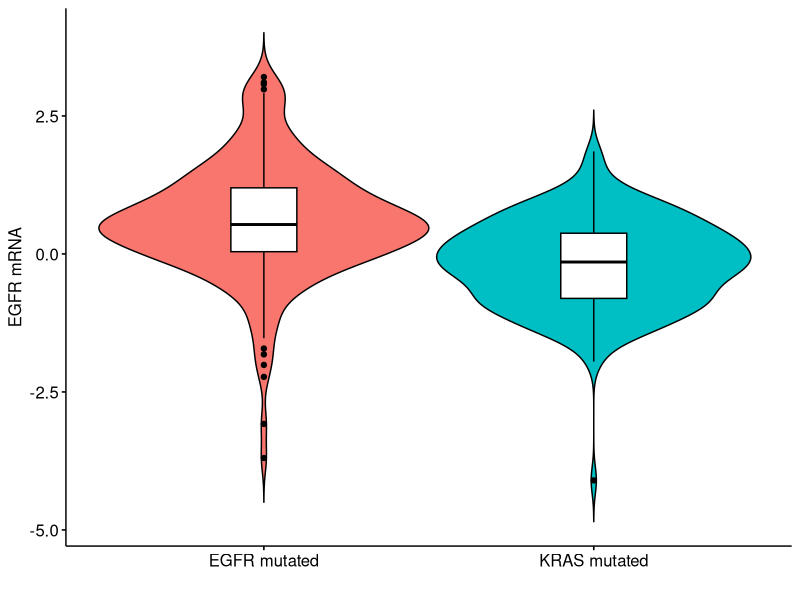
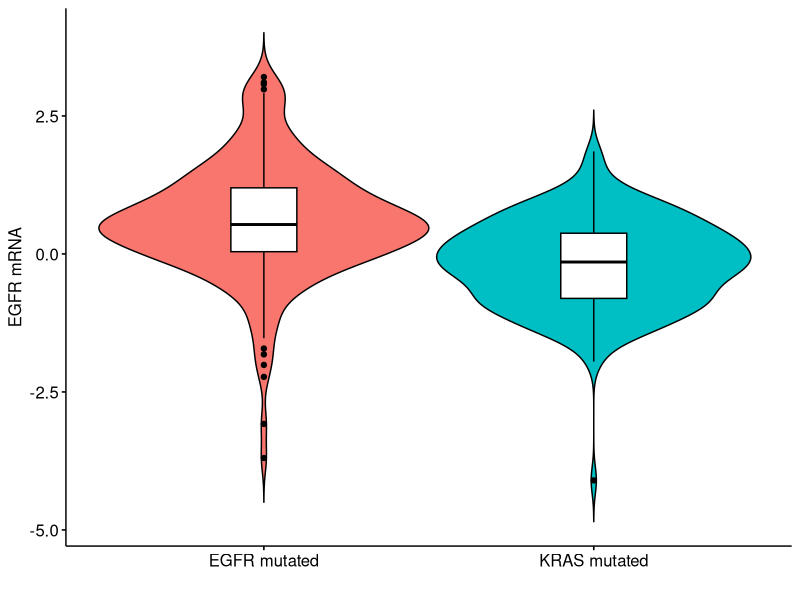

These charts were generated, in order, by the following R code: (Note: this script raises an error after producing the figures.)
# Attach requirement packages and setting WD -----------------------------------
packages_names <-
  c(
    "tidyverse",
    "data.table",
    "readxl",
    "reshape2",
    "rstudioapi",
    "caTools",
    "car",
    "quantmod",
    "MASS",
    "corrplot",
    "janitor",
    "nortest",
    "survminer",
    "survival",
    "broom",
    "forestplot"
  )

lapply(packages_names, require, character.only = TRUE)

setwd(dirname(getActiveDocumentContext()$path))

rename <- dplyr::rename
select <- dplyr::select
filter <- dplyr::filter
group_by <- dplyr::group_by
mutate <- dplyr::mutate


# Reading data
merged_data <-
  fread("Merged annotated data AURKA, KRAS, TP53, EGFR.csv") %>%
  as_tibble()

# Figure A -------------------------------------------------------
processed_rna_data <- merged_data %>%
  filter(EGFR != KRAS) %>%
  select(EGFR_rna_exp, EGFR, KRAS) %>%
  pivot_longer(
    cols = c("EGFR", "KRAS"),
    names_to = "gene",
    values_to = "impact"
  ) %>%
  filter(impact != "WT") %>%
  select(-impact) %>%
  mutate(gene = as.factor(gene))

processed_rna_data %>%
  ggviolin(
    y = "EGFR_rna_exp",
    x = "gene",
    fill = "gene",
    add = "boxplot",
    add.params = list(fill = "white")
  ) +
  theme(legend.position = "none") +
  ylab("EGFR mRNA") +
  xlab("") +
  scale_x_discrete(labels = c("EGFR" = "EGFR mutated", "KRAS" = "KRAS mutated"))
# stat_compare_means(method = "wilcox.test",
#                    label.y = 4.5,
#                    label.x = 1.3)

ggsave(
  "Paper Figures/Fig 1A.png",
  dpi = 400,
  height = 5,
  width = 5,
  units = "in"
)

# Statistics
EGFR_only_EGFR_rna_exp <-
  filter(processed_rna_data, gene == "EGFR")$EGFR_rna_exp
KRAS_only_EGFR_rna_exp <-
  filter(processed_rna_data, gene == "KRAS")$EGFR_rna_exp

# Check for normality
ad.test(EGFR_only_EGFR_rna_exp)
ad.test(KRAS_only_EGFR_rna_exp)

# Compute variance for t.test
var(EGFR_only_EGFR_rna_exp)
# 0.9
var(KRAS_only_EGFR_rna_exp)
# 1

ks.test(EGFR_only_EGFR_rna_exp, KRAS_only_EGFR_rna_exp)
t.test(EGFR_only_EGFR_rna_exp, KRAS_only_EGFR_rna_exp)


# Figure B -------------------------------------------------
processed_protein_data <- merged_data %>%
  filter(EGFR != KRAS) %>%
  select(EGFR_protein_exp, EGFR, KRAS) %>%
  pivot_longer(
    cols = c("EGFR", "KRAS"),
    names_to = "gene",
    values_to = "impact"
  ) %>%
  filter(impact != "WT") %>%
  select(-impact) %>%
  mutate(gene = as.factor(gene))

processed_protein_data %>%
  ggviolin(
    y = "EGFR_protein_exp",
    x = "gene",
    fill = "gene",
    add = "boxplot",
    add.params = list(fill = "white")
  ) +
  theme(legend.position = "none") +
  ylab("EGFR protein") +
  xlab("") +
  scale_x_discrete(labels = c("EGFR" = "EGFR mutated", "KRAS" = "KRAS mutated"))
# stat_compare_means(method = "wilcox.test",
#                    label.y = 4.5,
#                    label.x = 1.3)

ggsave(
  "Paper Figures/Fig 1B.png",
  dpi = 400,
  height = 5,
  width = 5,
  units = "in"
)

# Statistics
EGFR_only_EGFR_protein_exp <-
  filter(processed_protein_data, gene == "EGFR")$EGFR_protein_exp
KRAS_only_EGFR_protein_exp <-
  filter(processed_protein_data, gene == "KRAS")$EGFR_protein_exp

# Check for normality
ad.test(EGFR_only_EGFR_protein_exp)
ad.test(KRAS_only_EGFR_protein_exp)

# Compute variance for t.test
var(EGFR_only_EGFR_protein_exp, na.rm = T)
# 0.9
var(KRAS_only_EGFR_protein_exp, na.rm = T)
# 1

ks.test(EGFR_only_EGFR_protein_exp, KRAS_only_EGFR_protein_exp)
t.test(EGFR_only_EGFR_protein_exp, KRAS_only_EGFR_protein_exp)
# Figure C --------------------------------------------------------------------
processed_rna_data <- merged_data %>%
  filter(EGFR != KRAS) %>%
  select(AURKA_rna_exp, EGFR, KRAS) %>%
  pivot_longer(
    cols = c("EGFR", "KRAS"),
    names_to = "gene",
    values_to = "impact"
  ) %>%
  filter(impact != "WT") %>%
  select(-impact) %>%
  mutate(gene = as.factor(gene))

processed_rna_data %>%
  ggviolin(
    y = "AURKA_rna_exp",
    x = "gene",
    fill = "gene",
    add = "boxplot",
    add.params = list(fill = "white")
  ) +
  theme(legend.position = "none") +
  ylab("AURKA mRNA") +
  xlab("") +
  scale_x_discrete(labels = c("EGFR" = "EGFR mutated", "KRAS" = "KRAS mutated"))
# stat_compare_means(method = "wilcox.test",
#                    label.y = 4.5,
#                    label.x = 1.3)

ggsave(
  "Paper Figures/Fig 1C.png",
  dpi = 400,
  height = 5,
  width = 5,
  units = "in"
)

# Statistics
EGFR_only_AURKA_rna_exp <-
  filter(processed_rna_data, gene == "EGFR")$AURKA_rna_exp
KRAS_only_AURKA_rna_exp <-
  filter(processed_rna_data, gene == "KRAS")$AURKA_rna_exp

# Check for normality
ad.test(EGFR_only_AURKA_rna_exp)
ad.test(KRAS_only_AURKA_rna_exp)

# Compute variance for t.test
var(EGFR_only_AURKA_rna_exp)
# 0.9
var(KRAS_only_AURKA_rna_exp)
# 1

ks.test(EGFR_only_AURKA_rna_exp, KRAS_only_AURKA_rna_exp)
t.test(EGFR_only_AURKA_rna_exp, KRAS_only_AURKA_rna_exp)


# Figure D ---------------------------------------------------
processed_cna_data_discrete_tp53 <- merged_data %>%
  filter(EGFR != KRAS, !is.na(AURKA_cna)) %>%
  select(AURKA_cna, EGFR, KRAS, TP53) %>%
  pivot_longer(
    cols = c("EGFR", "KRAS"),
    names_to = "gene",
    values_to = "impact"
  ) %>%
  filter(impact != "WT") %>%
  select(-impact) %>%
  mutate(
    gene = paste("TP53", TP53, gene, "MUT", sep = "_"),
    gene = as.factor(gene),
    AURKA_cna = as.factor(AURKA_cna)
  ) %>%
  select(-TP53) %>%
  group_by(AURKA_cna, gene) %>%
  summarise(count = n()) %>%
  mutate(
    AURKA = fct_recode(
      AURKA_cna,
      "Shallow Deletion" = "-1",
      "Diploid" = "0",
      "Gain" = "1",
      "Amplification" = "2"
    )
  ) %>%
  ungroup() %>%
  group_by(gene) %>%
  reframe(proportion = count / sum(count),
          AURKA = AURKA,
          count = count)

processed_cna_data_discrete_tp53 %>%
  mutate(AURKA = fct_relevel(AURKA, "Amplification", "Gain", "Diploid", "Shallow Deletion")) %>%
  ggplot(aes(
    x = gene,
    y = proportion,
    fill = AURKA,
    label = count
  )) +
  geom_col(position = "fill",
           width = .5,
           colour = "black") +
  theme_minimal() +
  xlab("Genomic Variation") +
  ylab("Relative Frequency") +
  geom_text(position = position_stack(vjust = 0.5), size = 4) +
  coord_flip() +
  scale_fill_brewer(palette = "Pastel1") +
  theme(
    legend.position = "top",
    legend.title = element_blank(),
    axis.text = element_text(size = 15, colour = "black"),
    axis.title = element_text(size = 15, colour = "black"),
    legend.text = element_text(size = 15, colour = "black"),
    panel.grid.major = element_line(colour = "gray40"),
    panel.grid.minor = element_line(colour = "gray40")
  ) +
  guides(fill = guide_legend(reverse = TRUE))

ggsave(
  "Paper Figures/Fig 1D.png",
  dpi = 400,
  height = 5,
  width = 13,
  units = "in"
)

# Statistics
EGFR_only_AURKA_CNA <-
  filter(processed_cna_data_discrete_tp53, gene == "EGFR")$count
KRAS_only_AURKA_CNA <-
  filter(processed_cna_data_discrete_tp53, gene == "KRAS")$count

fisher.test(matrix(
  c(EGFR_only_AURKA_CNA, KRAS_only_AURKA_CNA),
  byrow = T,
  nrow = 2
))

# Run a proportions test for each pair of proportions
# test_df <- processed_cna_data_discrete_tp53 %>%
#   select(-proportion) %>%
#   pivot_wider(names_from = gene, values_from = count)
#
# for (i in 1:4) {
#   for (j in 1:3) {
#     test_result <- prop.test(c(as.numeric(test_df[i, j + 1]), as.numeric(test_df[i, j + 2])),
#                              c(sum(test_df[, j + 1]), sum(test_df[, j + 2])))
#     if (test_result$p.value < 0.05) {
#       print(test_df[i, j])
#       print(test_df[i, j + 1])
#       print(test_result)
#     }
#   }
# }



# NEW way
statistics <- processed_cna_data_discrete_tp53 %>%
  mutate(AURKA = str_replace(AURKA, "Amplification", "Gain")) %>%
  mutate(AURKA = as.factor(AURKA)) %>%
  group_by(gene, AURKA) %>%
  reframe(gene = gene, count = sum(count)) %>%
  distinct() %>%
  group_by(gene) %>%
  reframe(sum = sum(count),
          count = count,
          AURKA = AURKA) %>%
  group_by(AURKA) %>%
  filter(AURKA == "Gain")

i_ext <- c()
for (i in 1:3) {
  i_ext <- c(1:4)[which(c(1:4) > i)]
  for (k in i_ext) {
    print(c(i, k))
    print(prop.test(
      c(statistics$count[i], statistics$count[k]),
      c(statistics$sum[i], statistics$sum[k])
    )$p.value)
  }
}


# Figure E --------------------------------------------------------------------
processed_rna_data_tp53 <- merged_data %>%
  filter(EGFR != KRAS) %>%
  select(EGFR, TP53, KRAS, AURKA_rna_exp) %>%
  mutate(
    EGFR_only = ifelse(EGFR == "ALT" & KRAS == "WT", "ALT", "WT"),
    KRAS_only = ifelse(KRAS == "ALT" & EGFR == "WT", "ALT", "WT"),
    across(
      !AURKA_rna_exp,
      .fns = function(x) {
        as.factor(x)
      }
    )
  ) %>%
  pivot_longer(cols = contains("only"),
               names_to = "subgroup",
               values_to = "alteration") %>%
  filter(!alteration == "WT")

# processed_rna_data_tp53 %>%
#   ggplot(aes(
#     y = AURKA_rna_exp,
#     fill = subgroup,
#     x = subgroup,
#     col = TP53
#   )) +
#   geom_violin(show.legend = F) +
#   geom_boxplot(width = .2, position = position_dodge(.9)) +
#   scale_color_manual(values = c("ALT" = "gray80", "WT" = "black")) +
#   theme_classic()

my_comparisons <- list(c("EGFR_only", "KRAS_only"))

processed_rna_data_tp53 %>%
  ggviolin(
    y = "AURKA_rna_exp",
    x = "subgroup",
    col = "TP53",
    fill = "subgroup",
    add = "boxplot",
    add.params = list(fill = "white")
  ) +
  theme(legend.position = "top") +
  # stat_compare_means(
  #   method = "wilcox.test",
  #   label.y = 4.5,
  #   label.x = 1.3,
  #   paired = T
  # ) +
  scale_color_manual(values = c("ALT" = "gray80", "WT" = "black")) +
  ylab("AURKA mRNA") +
  xlab("") +
  scale_x_discrete(labels = c("EGFR_only" = "EGFR mutated", "KRAS_only" = "KRAS mutated"))

ggsave(
  "Paper Figures/Fig 1E.png",
  dpi = 400,
  height = 5,
  width = 5,
  units = "in"
)

# Statistics
EGFR_only_TP53_mut_AURKA_rna_exp <-
  filter(processed_rna_data_tp53, EGFR == "ALT", TP53 == "ALT")$AURKA_rna_exp
EGFR_only_TP53_wt_AURKA_rna_exp <-
  filter(processed_rna_data_tp53, EGFR == "ALT", TP53 == "WT")$AURKA_rna_exp

KRAS_only_TP53_mut_AURKA_rna_exp <-
  filter(processed_rna_data_tp53, KRAS == "ALT", TP53 == "ALT")$AURKA_rna_exp
KRAS_only_TP53_wt_AURKA_rna_exp <-
  filter(processed_rna_data_tp53, KRAS == "ALT", TP53 == "WT")$AURKA_rna_exp


# Check for normality
ad.test(EGFR_only_TP53_mut_AURKA_rna_exp)
ad.test(EGFR_only_TP53_wt_AURKA_rna_exp)
ad.test(KRAS_only_TP53_mut_AURKA_rna_exp)
ad.test(KRAS_only_TP53_wt_AURKA_rna_exp)

# Compute variance for t.test
var(EGFR_only_TP53_mut_AURKA_rna_exp)
# 0.88
var(EGFR_only_TP53_wt_AURKA_rna_exp)
# 0.71
var(KRAS_only_TP53_mut_AURKA_rna_exp)
# 0.73
var(KRAS_only_TP53_wt_AURKA_rna_exp)
# 1.03

ks.test(EGFR_only_TP53_mut_AURKA_rna_exp,
        EGFR_only_TP53_wt_AURKA_rna_exp)
ks.test(EGFR_only_TP53_wt_AURKA_rna_exp,
        KRAS_only_TP53_wt_AURKA_rna_exp)
ks.test(KRAS_only_TP53_mut_AURKA_rna_exp,
        KRAS_only_TP53_wt_AURKA_rna_exp)
ks.test(EGFR_only_TP53_mut_AURKA_rna_exp,
        KRAS_only_TP53_mut_AURKA_rna_exp)

t.test(EGFR_only_TP53_mut_AURKA_rna_exp,
       EGFR_only_TP53_wt_AURKA_rna_exp)
t.test(EGFR_only_TP53_wt_AURKA_rna_exp,
       KRAS_only_TP53_wt_AURKA_rna_exp)
t.test(KRAS_only_TP53_mut_AURKA_rna_exp,
       KRAS_only_TP53_wt_AURKA_rna_exp)
t.test(EGFR_only_TP53_mut_AURKA_rna_exp,
       KRAS_only_TP53_mut_AURKA_rna_exp)


# Figure F --------------------------------------------------------------------
processed_rna_data_tp53 <- merged_data %>%
  filter(EGFR != KRAS) %>%
  select(EGFR, TP53, KRAS, EGFR_rna_exp) %>%
  mutate(
    EGFR_only = ifelse(EGFR == "ALT" & KRAS == "WT", "ALT", "WT"),
    KRAS_only = ifelse(KRAS == "ALT" & EGFR == "WT", "ALT", "WT"),
    across(
      !EGFR_rna_exp,
      .fns = function(x) {
        as.factor(x)
      }
    )
  ) %>%
  pivot_longer(cols = contains("only"),
               names_to = "subgroup",
               values_to = "alteration") %>%
  filter(!alteration == "WT")

# processed_rna_data_tp53 %>%
#   ggplot(aes(
#     y = EGFR_rna_exp,
#     fill = subgroup,
#     x = subgroup,
#     col = TP53
#   )) +
#   geom_violin(show.legend = F) +
#   geom_boxplot(width = .2, position = position_dodge(.9)) +
#   scale_color_manual(values = c("ALT" = "gray80", "WT" = "black")) +
#   theme_classic()

# my_comparisons <- list(c("EGFR_only", "KRAS_only"))

processed_rna_data_tp53 %>%
  ggviolin(
    y = "EGFR_rna_exp",
    fill = "subgroup",
    x = "subgroup",
    col = "TP53",
    add = "boxplot",
    add.params = list(fill = "white")
  ) +
  theme(legend.position = "top") +
  # stat_compare_means(method = "wilcox.test",
  #                    label.y = 4.5,
  #                    label.x = 1.3) +
  scale_color_manual(values = c("ALT" = "gray80", "WT" = "black")) +
  ylab("EGFR mRNA") +
  xlab("") +
  scale_x_discrete(labels = c("EGFR_only" = "EGFR mutated", "KRAS_only" = "KRAS mutated"))


ggsave(
  "Paper Figures/Fig 1F.png",
  dpi = 400,
  height = 5,
  width = 5,
  units = "in"
)


# Statistics
EGFR_only_TP53_mut_EGFR_rna_exp <-
  filter(processed_rna_data_tp53, EGFR == "ALT", TP53 == "ALT")$EGFR_rna_exp
EGFR_only_TP53_wt_EGFR_rna_exp <-
  filter(processed_rna_data_tp53, EGFR == "ALT", TP53 == "WT")$EGFR_rna_exp

KRAS_only_TP53_mut_EGFR_rna_exp <-
  filter(processed_rna_data_tp53, KRAS == "ALT", TP53 == "ALT")$EGFR_rna_exp
KRAS_only_TP53_wt_EGFR_rna_exp <-
  filter(processed_rna_data_tp53, KRAS == "ALT", TP53 == "WT")$EGFR_rna_exp


# Check for normality
ad.test(EGFR_only_TP53_mut_EGFR_rna_exp)
ad.test(EGFR_only_TP53_wt_EGFR_rna_exp)
ad.test(KRAS_only_TP53_mut_EGFR_rna_exp)
ad.test(KRAS_only_TP53_wt_EGFR_rna_exp)

# Compute variance for t.test
var(EGFR_only_TP53_mut_EGFR_rna_exp)
# 0.88
var(EGFR_only_TP53_wt_EGFR_rna_exp)
# 0.71
var(KRAS_only_TP53_mut_EGFR_rna_exp)
# 0.73
var(KRAS_only_TP53_wt_EGFR_rna_exp)
# 1.03

ks.test(EGFR_only_TP53_mut_EGFR_rna_exp,
        EGFR_only_TP53_wt_EGFR_rna_exp)
ks.test(EGFR_only_TP53_wt_EGFR_rna_exp,
        KRAS_only_TP53_wt_EGFR_rna_exp)
ks.test(KRAS_only_TP53_mut_EGFR_rna_exp,
        KRAS_only_TP53_wt_EGFR_rna_exp)
ks.test(EGFR_only_TP53_mut_EGFR_rna_exp,
        KRAS_only_TP53_mut_EGFR_rna_exp)

t.test(EGFR_only_TP53_mut_EGFR_rna_exp,
       EGFR_only_TP53_wt_EGFR_rna_exp)
t.test(EGFR_only_TP53_wt_EGFR_rna_exp,
       KRAS_only_TP53_wt_EGFR_rna_exp)
t.test(KRAS_only_TP53_mut_EGFR_rna_exp,
       KRAS_only_TP53_wt_EGFR_rna_exp)
t.test(EGFR_only_TP53_mut_EGFR_rna_exp,
       KRAS_only_TP53_mut_EGFR_rna_exp)
